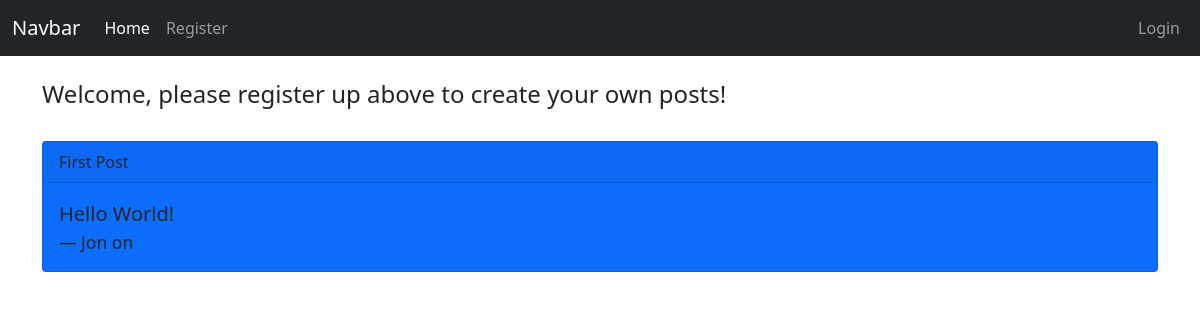
The page / on the database its author committed.
### app/models.py (models this page shows, shortened)
class Post(db.Model):
    id = db.Column(db.Integer, primary_key=True)
    title = db.Column(db.String(200))
    content = db.Column(db.String(300))
    date_created = db.Column(db.Integer, nullable=False, default=datetime.utcnow)
    user_id = db.Column(db.Integer, db.ForeignKey('user.id'), nullable=False)

class User(db.Model, UserMixin):
    id = db.Column(db.Integer, primary_key=True)
    username = db.Column(db.String(150), nullable=False, unique=True)
    email = db.Column(db.String(150), nullable=False, unique=True)
    password = db.Column(db.String(256), nullable=False)
    posts = db.relationship('Post', backref='author', lazy=True)
    contacts = db.relationship('Contact', backref='creator', lazy=True)

### app/routes.py (the view)
@app.route('/')
def index():
    title = 'Coding Temple Class'
    posts = Post.query.all()
    return render_template('index.html', title=title, posts=posts)

### app/templates/index.html (shortened to what this page needs)
{% extends 'base.html' %}
{% block content %}
{% if current_user.is_authenticated %}
    <h4>Welcome {{ current_user.username }}</h4>
{% else %}
    <h4>Welcome, please register up above to create your own posts!</h4>
{% endif %}
{% for p in posts %}
    <div class="card bg-primary text-dark">
        <div class="card-header">
        {{ p.title }}
        </div>
        <div class="card-body">
        <blockquote class="blockquote mb-0">
            <p>{{ p.content }}</p>
            <footer class="blockquote-footer text-dark">{{ p.author.username }} on <cite title="Source Title"></cite></footer>
        </blockquote>
        </div>
    </div>
{% endfor %}
{% endblock %}

### rows shown on the page
Post: title "First Post", content "Hello World!", author.username "Jon"
